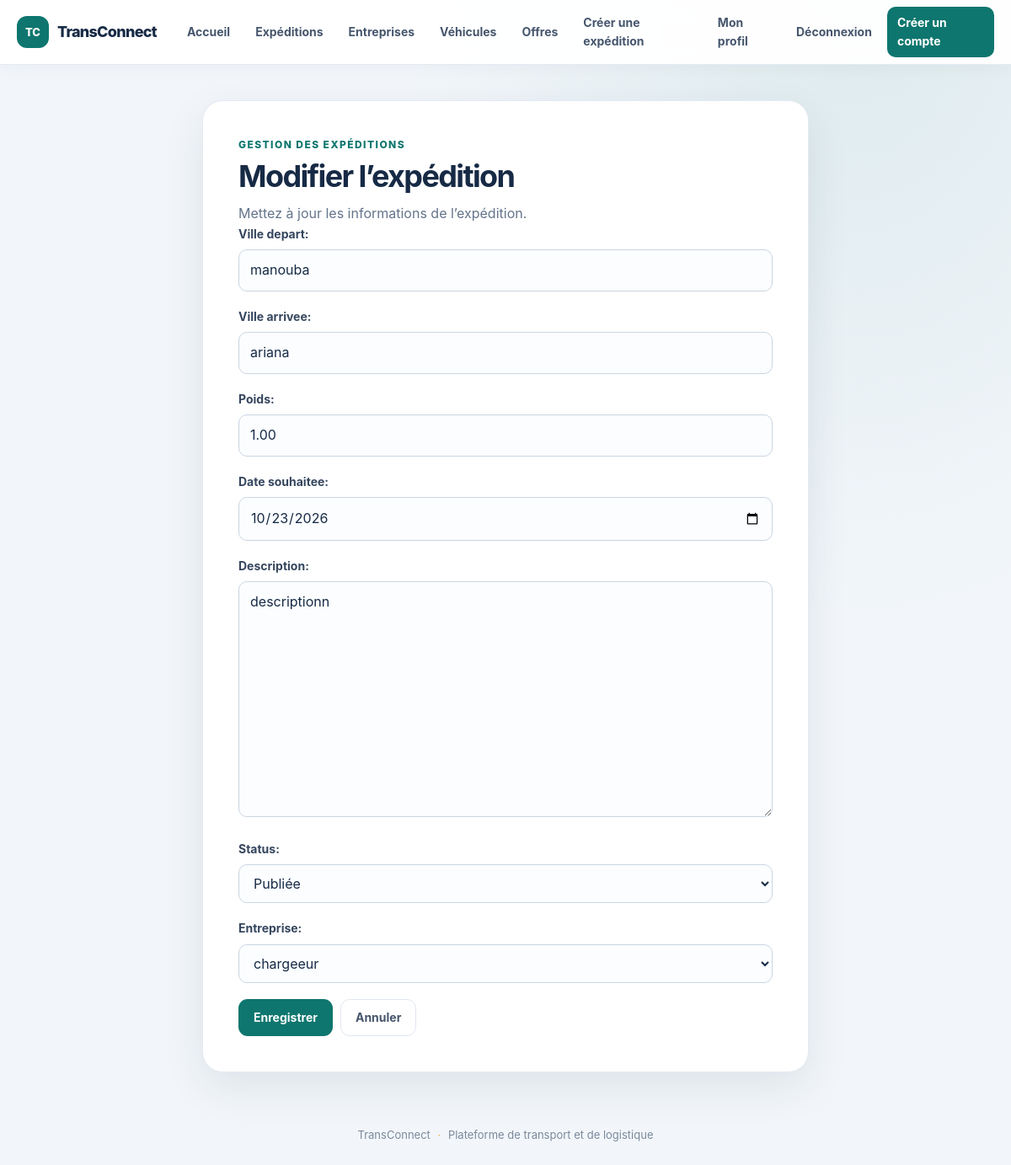
Screenshot of /expedition/updateclass/3/ (signed in) with the database file from the repository.
### ExpeditionApp/models.py (models this page shows, shortened)
class Expedition(models.Model):
    reference = models.CharField(max_length=100, unique=True)
    ville_depart = models.CharField(max_length=100)
    ville_arrivee = models.CharField(max_length=100)
    poids = models.DecimalField(max_digits=10, decimal_places=2)
    MinValueValidator(0.1, "Le poids doit être supérieur à 0")
    date_souhaitee = models.DateField()
    description = models.TextField(blank=True, null=True)
    status = models.CharField(max_length=20,
    choices=[('en_attente', 'En attente'),
                ('publiee', 'Publiée'),
                ('attribuee', 'Attribuée'),
                ('en_cours', 'En cours'),
                ('terminee', 'Terminée'),
                ('annulee', 'Annulée'),
    ], default='en_attente')
    created_at = models.DateTimeField(auto_now_add=True)
    updated_at = models.DateTimeField(auto_now=True)
    entreprise = models.ForeignKey(
        Entreprise,
        on_delete=models.CASCADE,
        related_name='entreprises',
    )

### ExpeditionApp/views.py (the view)
# urls.py: path('updateclass/<int:pk>/', UpdateExpedition.as_view(), name='updateclass'),
class UpdateExpedition(LoginRequiredMixin, UpdateView):
    model = Expedition
    template_name = 'Expedition/forms.html'
    form_class = ExpeditionForm
    success_url = reverse_lazy('listclass')

### ExpeditionApp/forms.py
class ExpeditionForm(forms.ModelForm):
    class Meta:
        model = Expedition
        fields = "__all__"
        exclude = ["id", "reference", "created_at", "updated_at"]
        widgets = {
            'date_souhaitee': forms.DateInput(attrs={'type': 'date'})}

### EntrepriseApp/models.py (called while the page is built)
    def __str__(self):
        return self.raison_sociale

### EntrepriseApp/templates/Expedition/forms.html (shortened to what this page needs)
{% extends "base.html" %}
{% block content %}
<section class="page-card page-card--narrow">
    <p class="eyebrow">Gestion des expéditions</p>
    <h1>{% if object %}Modifier l’expédition{% else %}Nouvelle expédition{% endif %}</h1>
    <p class="page-intro">
        {% if object %}Mettez à jour les informations de l’expédition.{% else %}Renseignez les informations de la nouvelle expédition.{% endif %}
    </p>
    <form class="app-form" method="post">
        {{ form.as_p }}
        <div class="button-row">
            <button class="button" type="submit">Enregistrer</button>
            <a class="button-secondary" href="{% url 'listclass' %}">Annuler</a>
        </div>
    </form>
</section>
{% endblock %}

### EntrepriseApp/static/EntrepriseApp/css/site.css (style rules this page uses)
:root { color-scheme: light; --ink: #172a45; --muted: #64748b; --brand: #0e766e; --brand-dark: #0b5d57; --brand-soft: #e6f5f2; --accent: #f0b44d; --surface: #ffffff; --surface-soft: #f7fafc; --line: #e2e8f0; --danger: #b42332; --shadow: 0 18px 50px rgba(23, 42, 69, 0.09); }
* { box-sizing: border-box; }
body.app-body { min-width: 320px; min-height: 100vh; margin: 0; background: radial-gradient(ellipse at 85% 0, rgba(14, 118, 110, 0.09), transparent 34rem), #f2f6fa; color: var(--ink); font-family: Inter, "Segoe UI", Arial, sans-serif; line-height: 1.6; }
.page-card { padding: clamp(24px, 4vw, 42px); border: 1px solid rgba(226, 232, 240, 0.9); border-radius: 24px; background: var(--surface); box-shadow: var(--shadow); }
.page-card--narrow { width: min(720px, 100%); margin: 0 auto; }
.eyebrow { margin: 0 0 7px; color: var(--brand); font-size: 12px; font-weight: 800; letter-spacing: 0.12em; text-transform: uppercase; }
h1, h2, h3 { color: var(--ink); line-height: 1.2; }
h1 { margin: 0; font-size: clamp(27px, 4vw, 36px); letter-spacing: -0.045em; }
.page-intro { max-width: 640px; margin: 10px 0 0; color: var(--muted); }
.button, .button-secondary, .button-danger { display: inline-flex; min-height: 44px; align-items: center; justify-content: center; gap: 8px; padding: 10px 17px; border: 1px solid transparent; border-radius: 11px; font: inherit; font-size: 14px; font-weight: 750; text-align: center; text-decoration: none; cursor: pointer; transition: background 0.18s ease, border-color 0.18s ease, transform 0.18s ease; }
.button { background: var(--brand); color: #fff; }
.button-secondary { border-color: var(--line); background: #fff; color: #46566d; }
.record-actions, .button-row { display: flex; flex-wrap: wrap; align-items: center; gap: 9px; }
.app-form p { margin: 0 0 19px; }
.app-form label { display: block; margin-bottom: 7px; color: #35465e; font-size: 14px; font-weight: 700; }
.app-form input:not([type="checkbox"]), .app-form select, .app-form textarea { width: 100%; min-height: 46px; padding: 11px 13px; border: 1px solid #cbd5e1; border-radius: 10px; outline: none; background: #fbfdff; color: var(--ink); font: inherit; transition: border-color 0.18s ease, box-shadow 0.18s ease, background 0.18s ease; }
.app-form textarea { min-height: 120px; resize: vertical; }

### rows the page displays
Expedition: ville_depart "manouba", ville_arrivee "ariana", poids "1.00", date_souhaitee "10/23/2026", description "descriptionn", status "Publiée", entreprise "chargeeur"
